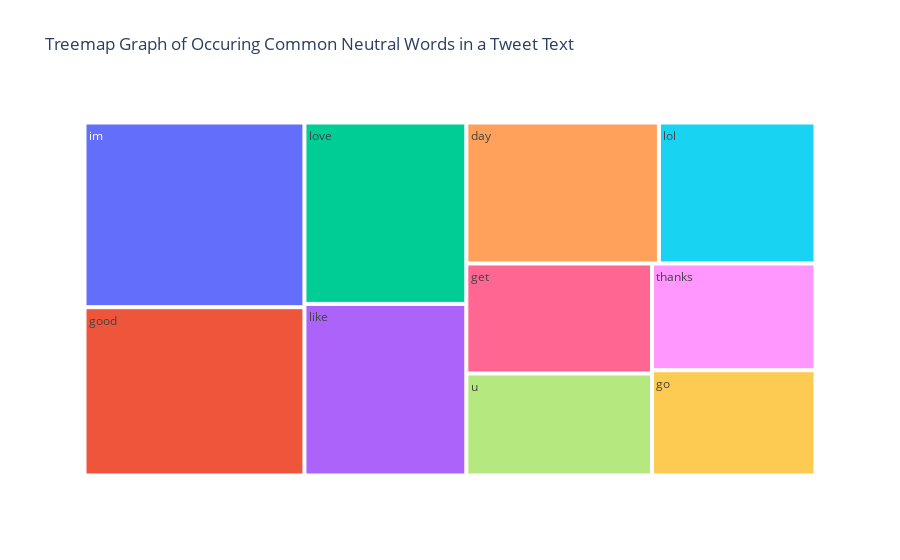

The notebook cell saved with this chart:
### Code cell
#Creating a Tree Map Graph of common Negative Words in a TweetText
fig = px.treemap(temp_pos, path=['Common Words'],
                 values='Count',
                 title='Treemap Graph of Occuring Common Neutral Words in a Tweet Text')
fig.show()

### Figure 1 — Plotly figure (JSON) as saved in the notebook; plotly's stock layout.template omitted (floating-point values rounded to 4 significant figures)
{"data": [{"branchvalues": "total", "domain": {"x": [0, 1], "y": [0, 1]}, "hovertemplate": "labels=%{label}<br>Count=%{value}<br>parent=%{parent}<br>id=%{id}<extra></extra>", "ids": ["day", "get", "go", "good", "im", "like", "lol", "love", "thanks", "u"], "labels": ["day", "get", "go", "good", "im", "like", "lol", "love", "thanks", "u"], "name": "", "parents": ["", "", "", "", "", "", "", "", "", ""], "type": "treemap", "values": [58982, 44360, 37398, 80420, 88247, 60353, 47955, 63790, 37911, 41161]}], "layout": {"legend": {"tracegroupgap": 0}, "title": {"text": "Treemap Graph of Occuring Common Neutral Words in a Tweet Text"}}}
